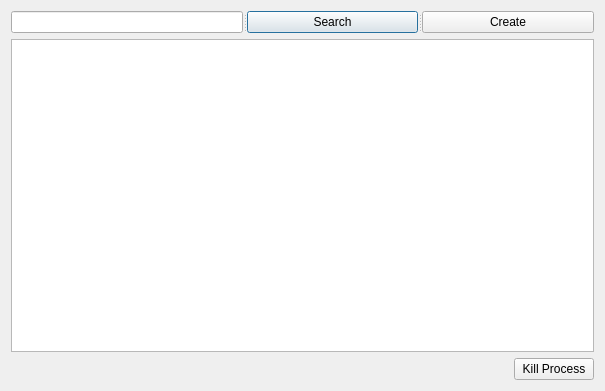
<?xml version="1.0" encoding="UTF-8"?>
<ui version="4.0">
 <class>ProcDlg</class>
 <widget class="QDialog" name="ProcDlg">
  <property name="geometry">
   <rect>
    <x>0</x>
    <y>0</y>
    <width>605</width>
    <height>391</height>
   </rect>
  </property>
  <property name="sizePolicy">
   <sizepolicy hsizetype="MinimumExpanding" vsizetype="Preferred">
    <horstretch>0</horstretch>
    <verstretch>0</verstretch>
   </sizepolicy>
  </property>
  <property name="windowTitle">
   <string>Dialog</string>
  </property>
  <layout class="QGridLayout" name="gridLayout">
   <item row="2" column="0">
    <widget class="QTableWidget" name="tableWidget"/>
   </item>
   <item row="3" column="0" alignment="Qt::AlignRight">
    <widget class="QPushButton" name="killProc">
     <property name="sizePolicy">
      <sizepolicy hsizetype="Fixed" vsizetype="Fixed">
       <horstretch>0</horstretch>
       <verstretch>0</verstretch>
      </sizepolicy>
     </property>
     <property name="layoutDirection">
      <enum>Qt::LeftToRight</enum>
     </property>
     <property name="text">
      <string>Kill Process</string>
     </property>
     <property name="autoDefault">
      <bool>false</bool>
     </property>
     <property name="flat">
      <bool>false</bool>
     </property>
    </widget>
   </item>
   <item row="0" column="0">
    <widget class="QSplitter" name="splitter">
     <property name="orientation">
      <enum>Qt::Horizontal</enum>
     </property>
     <property name="opaqueResize">
      <bool>true</bool>
     </property>
     <widget class="QLineEdit" name="lineEdit">
      <property name="text">
       <string/>
      </property>
      <property name="placeholderText">
       <string/>
      </property>
     </widget>
     <widget class="QPushButton" name="search_proc">
      <property name="text">
       <string>Search</string>
      </property>
     </widget>
     <widget class="QPushButton" name="createProc">
      <property name="baseSize">
       <size>
        <width>0</width>
        <height>0</height>
       </size>
      </property>
      <property name="text">
       <string>Create</string>
      </property>
     </widget>
    </widget>
   </item>
  </layout>
 </widget>
 <resources/>
 <connections/>
</ui>
